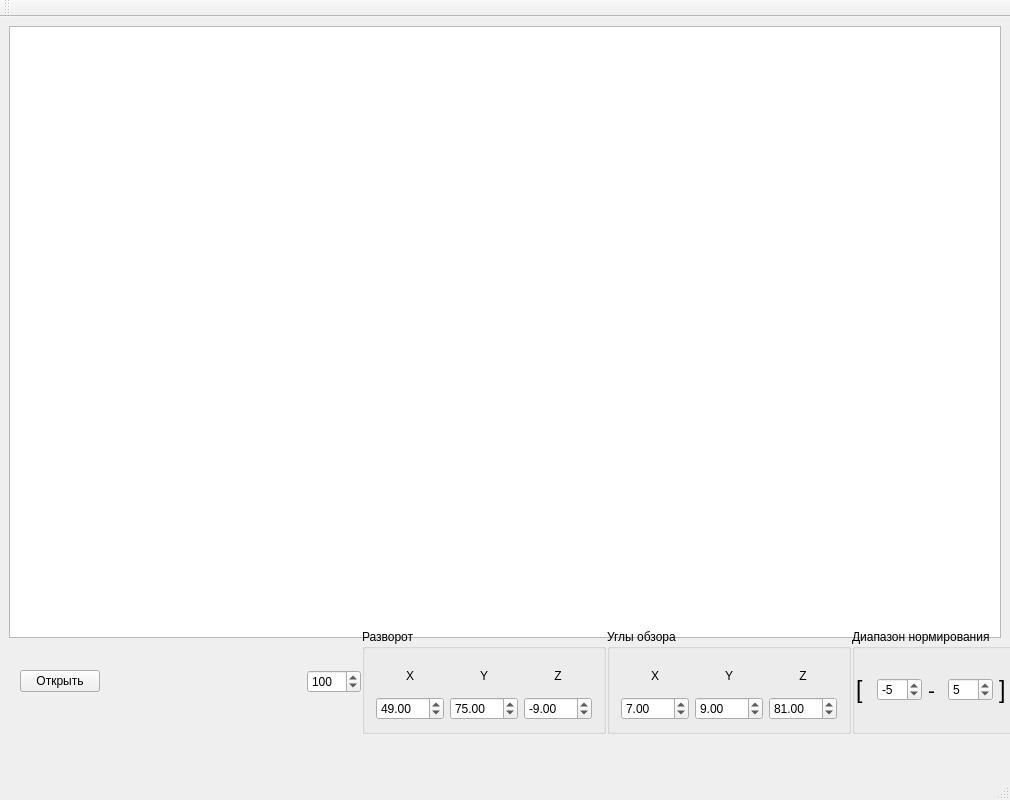
<?xml version="1.0" encoding="UTF-8"?>
<ui version="4.0">
 <class>View</class>
 <widget class="QMainWindow" name="View">
  <property name="geometry">
   <rect>
    <x>0</x>
    <y>0</y>
    <width>1010</width>
    <height>800</height>
   </rect>
  </property>
  <property name="minimumSize">
   <size>
    <width>1010</width>
    <height>785</height>
   </size>
  </property>
  <property name="maximumSize">
   <size>
    <width>1010</width>
    <height>800</height>
   </size>
  </property>
  <property name="windowTitle">
   <string>View</string>
  </property>
  <widget class="QWidget" name="centralWidget">
   <widget class="QGraphicsView" name="gview">
    <property name="geometry">
     <rect>
      <x>9</x>
      <y>9</y>
      <width>992</width>
      <height>612</height>
     </rect>
    </property>
    <property name="minimumSize">
     <size>
      <width>992</width>
      <height>612</height>
     </size>
    </property>
    <property name="maximumSize">
     <size>
      <width>992</width>
      <height>612</height>
     </size>
    </property>
   </widget>
   <widget class="QWidget" name="">
    <property name="geometry">
     <rect>
      <x>9</x>
      <y>601</y>
      <width>1020</width>
      <height>127</height>
     </rect>
    </property>
    <layout class="QHBoxLayout" name="horizontalLayout_2">
     <property name="spacing">
      <number>1</number>
     </property>
     <item>
      <widget class="QPushButton" name="open">
       <property name="text">
        <string>Открыть</string>
       </property>
      </widget>
     </item>
     <item>
      <widget class="QLabel" name="filePath">
       <property name="text">
        <string/>
       </property>
      </widget>
     </item>
     <item>
      <spacer name="horizontalSpacer">
       <property name="orientation">
        <enum>Qt::Horizontal</enum>
       </property>
       <property name="sizeHint" stdset="0">
        <size>
         <width>40</width>
         <height>20</height>
        </size>
       </property>
      </spacer>
     </item>
     <item>
      <widget class="QSpinBox" name="space">
       <property name="maximum">
        <number>1000</number>
       </property>
       <property name="singleStep">
        <number>10</number>
       </property>
       <property name="value">
        <number>100</number>
       </property>
      </widget>
     </item>
     <item>
      <widget class="QGroupBox" name="groupBox_3">
       <property name="title">
        <string>Разворот</string>
       </property>
       <layout class="QVBoxLayout" name="verticalLayout_4">
        <item>
         <layout class="QVBoxLayout" name="verticalLayout_5">
          <item>
           <layout class="QHBoxLayout" name="horizontalLayout_5">
            <item>
             <widget class="QLabel" name="l_rotateX">
              <property name="text">
               <string>X</string>
              </property>
              <property name="alignment">
               <set>Qt::AlignCenter</set>
              </property>
             </widget>
            </item>
            <item>
             <widget class="QLabel" name="l_rotateY">
              <property name="text">
               <string>Y</string>
              </property>
              <property name="alignment">
               <set>Qt::AlignCenter</set>
              </property>
             </widget>
            </item>
            <item>
             <widget class="QLabel" name="l_rotateZ">
              <property name="text">
               <string>Z</string>
              </property>
              <property name="alignment">
               <set>Qt::AlignCenter</set>
              </property>
             </widget>
            </item>
           </layout>
          </item>
          <item>
           <layout class="QHBoxLayout" name="horizontalLayout_6">
            <item>
             <widget class="QDoubleSpinBox" name="rotateX">
              <property name="minimum">
               <double>-180.000000000000000</double>
              </property>
              <property name="maximum">
               <double>180.000000000000000</double>
              </property>
              <property name="singleStep">
               <double>0.100000000000000</double>
              </property>
              <property name="value">
               <double>49.000000000000000</double>
              </property>
             </widget>
            </item>
            <item>
             <widget class="QDoubleSpinBox" name="rotateY">
              <property name="minimum">
               <double>-180.000000000000000</double>
              </property>
              <property name="maximum">
               <double>180.000000000000000</double>
              </property>
              <property name="singleStep">
               <double>0.100000000000000</double>
              </property>
              <property name="value">
               <double>75.000000000000000</double>
              </property>
             </widget>
            </item>
            <item>
             <widget class="QDoubleSpinBox" name="rotateZ">
              <property name="minimum">
               <double>-180.000000000000000</double>
              </property>
              <property name="maximum">
               <double>180.000000000000000</double>
              </property>
              <property name="singleStep">
               <double>0.100000000000000</double>
              </property>
              <property name="value">
               <double>-9.000000000000000</double>
              </property>
             </widget>
            </item>
           </layout>
          </item>
         </layout>
        </item>
       </layout>
      </widget>
     </item>
     <item>
      <widget class="QGroupBox" name="groupBox_2">
       <property name="title">
        <string>Углы обзора</string>
       </property>
       <layout class="QVBoxLayout" name="verticalLayout_3">
        <item>
         <layout class="QVBoxLayout" name="verticalLayout_2">
          <item>
           <layout class="QHBoxLayout" name="horizontalLayout_4">
            <item>
             <widget class="QLabel" name="l_angleX">
              <property name="text">
               <string>X</string>
              </property>
              <property name="alignment">
               <set>Qt::AlignCenter</set>
              </property>
             </widget>
            </item>
            <item>
             <widget class="QLabel" name="l_angleY">
              <property name="text">
               <string>Y</string>
              </property>
              <property name="alignment">
               <set>Qt::AlignCenter</set>
              </property>
             </widget>
            </item>
            <item>
             <widget class="QLabel" name="l_angleZ">
              <property name="text">
               <string>Z</string>
              </property>
              <property name="alignment">
               <set>Qt::AlignCenter</set>
              </property>
             </widget>
            </item>
           </layout>
          </item>
          <item>
           <layout class="QHBoxLayout" name="horizontalLayout_3">
            <item>
             <widget class="QDoubleSpinBox" name="angleX">
              <property name="minimum">
               <double>-180.000000000000000</double>
              </property>
              <property name="maximum">
               <double>180.000000000000000</double>
              </property>
              <property name="singleStep">
               <double>0.100000000000000</double>
              </property>
              <property name="value">
               <double>7.000000000000000</double>
              </property>
             </widget>
            </item>
            <item>
             <widget class="QDoubleSpinBox" name="angleY">
              <property name="minimum">
               <double>-180.000000000000000</double>
              </property>
              <property name="maximum">
               <double>180.000000000000000</double>
              </property>
              <property name="singleStep">
               <double>0.100000000000000</double>
              </property>
              <property name="value">
               <double>9.000000000000000</double>
              </property>
             </widget>
            </item>
            <item>
             <widget class="QDoubleSpinBox" name="angleZ">
              <property name="minimum">
               <double>-180.000000000000000</double>
              </property>
              <property name="maximum">
               <double>180.000000000000000</double>
              </property>
              <property name="singleStep">
               <double>0.100000000000000</double>
              </property>
              <property name="value">
               <double>81.000000000000000</double>
              </property>
             </widget>
            </item>
           </layout>
          </item>
         </layout>
        </item>
       </layout>
      </widget>
     </item>
     <item>
      <widget class="QGroupBox" name="groupBox">
       <property name="title">
        <string>Диапазон нормирования</string>
       </property>
       <layout class="QVBoxLayout" name="verticalLayout">
        <property name="spacing">
         <number>1</number>
        </property>
        <property name="leftMargin">
         <number>1</number>
        </property>
        <property name="topMargin">
         <number>1</number>
        </property>
        <property name="rightMargin">
         <number>1</number>
        </property>
        <property name="bottomMargin">
         <number>1</number>
        </property>
        <item>
         <layout class="QHBoxLayout" name="horizontalLayout">
          <item>
           <widget class="QLabel" name="label_2">
            <property name="minimumSize">
             <size>
              <width>0</width>
              <height>50</height>
             </size>
            </property>
            <property name="maximumSize">
             <size>
              <width>16777215</width>
              <height>50</height>
             </size>
            </property>
            <property name="font">
             <font>
              <pointsize>17</pointsize>
             </font>
            </property>
            <property name="text">
             <string>[</string>
            </property>
           </widget>
          </item>
          <item>
           <widget class="QSpinBox" name="bottomRange">
            <property name="minimum">
             <number>-10</number>
            </property>
            <property name="maximum">
             <number>10</number>
            </property>
            <property name="singleStep">
             <number>1</number>
            </property>
            <property name="value">
             <number>-5</number>
            </property>
           </widget>
          </item>
          <item>
           <widget class="QLabel" name="label">
            <property name="font">
             <font>
              <pointsize>16</pointsize>
             </font>
            </property>
            <property name="text">
             <string>-</string>
            </property>
           </widget>
          </item>
          <item>
           <widget class="QSpinBox" name="upperRange">
            <property name="minimum">
             <number>-10</number>
            </property>
            <property name="maximum">
             <number>10</number>
            </property>
            <property name="singleStep">
             <number>1</number>
            </property>
            <property name="value">
             <number>5</number>
            </property>
           </widget>
          </item>
          <item>
           <widget class="QLabel" name="label_3">
            <property name="minimumSize">
             <size>
              <width>0</width>
              <height>50</height>
             </size>
            </property>
            <property name="maximumSize">
             <size>
              <width>16777215</width>
              <height>50</height>
             </size>
            </property>
            <property name="font">
             <font>
              <pointsize>17</pointsize>
             </font>
            </property>
            <property name="text">
             <string>]</string>
            </property>
           </widget>
          </item>
         </layout>
        </item>
       </layout>
      </widget>
     </item>
    </layout>
   </widget>
  </widget>
  <widget class="QMenuBar" name="menuBar">
   <property name="geometry">
    <rect>
     <x>0</x>
     <y>0</y>
     <width>1010</width>
     <height>23</height>
    </rect>
   </property>
  </widget>
  <widget class="QToolBar" name="mainToolBar">
   <attribute name="toolBarArea">
    <enum>TopToolBarArea</enum>
   </attribute>
   <attribute name="toolBarBreak">
    <bool>false</bool>
   </attribute>
  </widget>
  <widget class="QStatusBar" name="statusBar"/>
 </widget>
 <layoutdefault spacing="6" margin="11"/>
 <resources/>
 <connections/>
</ui>
